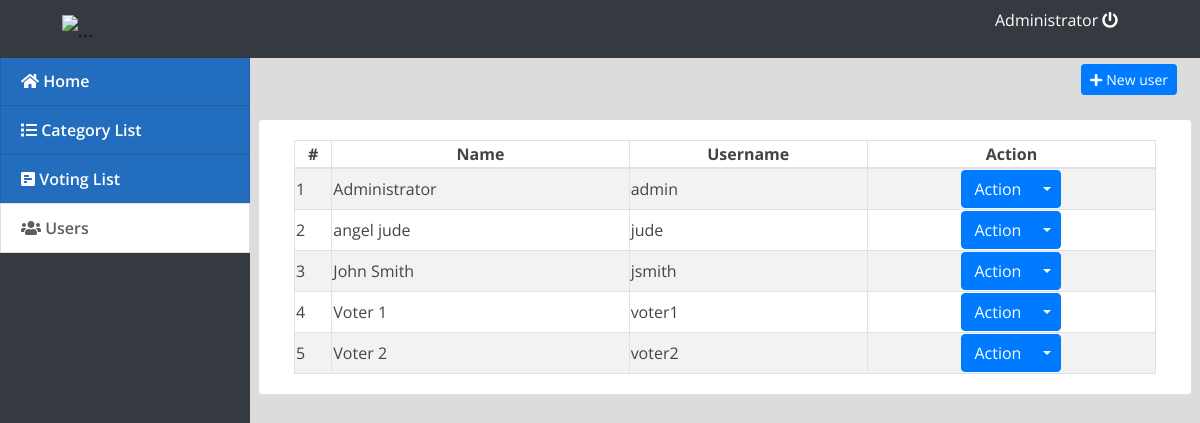
The app's page /index.php?page=users (signed in) with its own data.
### tables this page shows
CREATE TABLE `users` (
  `id` int(30) NOT NULL,
  `name` varchar(200) NOT NULL,
  `username` varchar(100) NOT NULL,
  `password` varchar(200) NOT NULL,
  `type` tinyint(1) NOT NULL DEFAULT 2 COMMENT '1+admin , 2 = users'
);

### users.php (the view, shortened to what this page needs)
<div class="container-fluid">
	<div class="row">
	<div class="col-lg-12">
			<button class="btn btn-primary float-right btn-sm" id="new_user"><i class="fa fa-plus"></i> New user</button>
	</div>
	</div>
	<br>
	<div class="row">
		<div class="card col-lg-12">
			<div class="card-body">
				<table class="table-striped table-bordered col-md-12">
			<thead>
				<tr>
					<th class="text-center">#</th>
					<th class="text-center">Name</th>
					<th class="text-center">Username</th>
					<th class="text-center">Action</th>
				</tr>
			</thead>
			<tbody>
				<?php
 					include 'db_connect.php';
 					$users = $conn->query("SELECT * FROM users order by name asc");
 					$i = 1;
 					while($row= $users->fetch_assoc()):
				 ?>
				 <tr>
				 	<td>
				 		<?php echo $i++ ?>
				 	</td>
				 	<td>
				 		<?php echo $row['name'] ?>
				 	</td>
				 	<td>
				 		<?php echo $row['username'] ?>
				 	</td>
				 	<td>
				 		<center>
								<div class="btn-group">
								  <button type="button" class="btn btn-primary">Action</button>
								  <button type="button" class="btn btn-primary dropdown-toggle dropdown-toggle-split" data-toggle="dropdown" aria-haspopup="true" aria-expanded="false">
								  </button>
								</div>
								</center>
				 	</td>
				 </tr>
				<?php endwhile; ?>
			</tbody>
		</table>
			</div>
		</div>
	</div>
</div>

### index.php (shortened to what this page needs)
<!DOCTYPE html>
<html lang="en">
<head>
<?php
 include('./header.php');
 ?>
</head>
<body>
	<?php include 'topbar.php' ?>
	<?php include 'navbar.php' ?>
  <main id="view-panel" >
      <?php $page = isset($_GET['page']) ? $_GET['page'] :'home'; ?>
  	<?php include $page.'.php' ?>
  </main>
</body>
</html>

### header.php (shortened to what this page needs)
  <link rel="stylesheet" href="assets/font-awesome/css/all.min.css">
<link href="assets/vendor/bootstrap/css/bootstrap.min.css" rel="stylesheet">
<link href="assets/vendor/icofont/icofont.min.css" rel="stylesheet">
<link href="assets/vendor/boxicons/css/boxicons.min.css" rel="stylesheet">
<link href="assets/vendor/venobox/venobox.css" rel="stylesheet">
<link href="assets/vendor/animate.css/animate.min.css" rel="stylesheet">
<link href="assets/vendor/remixicon/remixicon.css" rel="stylesheet">
<link href="assets/vendor/owl.carousel/assets/owl.carousel.min.css" rel="stylesheet">
<link href="assets/vendor/bootstrap-datepicker/css/bootstrap-datepicker.min.css" rel="stylesheet">
<link href="assets/DataTables/datatables.min.css" rel="stylesheet">
<link href="assets/css/style.css" rel="stylesheet">
<link type="text/css" rel="stylesheet" href="assets/css/jquery-te-1.4.0.css">

### topbar.php (shortened to what this page needs)
<nav class="navbar navbar-dark bg-dark fixed-top " style="padding:0;">
  <div class="container-fluid mt-2 mb-2">
  	<div class="col-lg-12">
  		<div class="col-md-1 float-left" style="display: flex;">
  			<div class="logo">
  				<img src="chmsc.png" alt="..." width="50%">
  			</div>
  		</div>
	  	<div class="col-md-2 float-right text-white">
	  		<a href="ajax.php?action=logout" class="text-white"><?php echo $_SESSION['login_name'] ?> <i class="fa fa-power-off"></i></a>
	    </div>
    </div>
  </div>
</nav>

### navbar.php (shortened to what this page needs)
<nav id="sidebar" class='mx-lt-5 bg-dark' >
		<div class="sidebar-list">
				<a href="index.php?page=home" class="nav-item nav-home"><span class='icon-field'><i class="fa fa-home"></i></span> Home</a>
				<a href="index.php?page=categories" class="nav-item nav-categories"><span class='icon-field'><i class="fa fa-list"></i></span> Category List</a>
				<a href="index.php?page=voting_list" class="nav-item nav-voting_list nav-manage_voting"><span class='icon-field'><i class="fa fa-poll-h"></i></span> Voting List</a>
				<?php if($_SESSION['login_type'] == 1): ?>
				<a href="index.php?page=users" class="nav-item nav-users"><span class='icon-field'><i class="fa fa-users"></i></span> Users</a>
			<?php endif; ?>
		</div>
</nav>

### assets/css/style.css (style rules this page uses)
body { font-family: "Open Sans", sans-serif; color: #444444; width: 100%; height: calc(100%); }
a { color: #1977cc; }
nav#sidebar { height: calc(100%); position: fixed; z-index: 99; left: 0; width: 250px; }
a.nav-item { position: relative; display: block; padding: .75rem 1.25rem; margin-bottom: -1px; border: 1px solid rgba(0,0,0,.125); background-color: #226dbd; color: #ffffff; font-weight: 600; }
a.nav-item:hover, .nav-item.active { background-color: #fff; color: #5d5d5d; }
main#view-panel { margin-left: 250px; width:calc(100% - 250px); margin-top: 3.5rem; padding: .5em }

### index.php (style rules this page uses)
body { background: #80808045; }

### topbar.php (style rules this page uses)
.logo { margin: auto; font-size: 20px; padding: 5px 11px; border-radius: 50% 50%; color: #000000b3; }

### records on screen
users: name "Administrator", username "admin"
users: name "angel jude", username "jude"
users: name "John Smith", username "jsmith"
users: name "Voter 1", username "voter1"
users: name "Voter 2", username "voter2"

### other values on screen
$_SESSION['login_name'] "Administrator"
